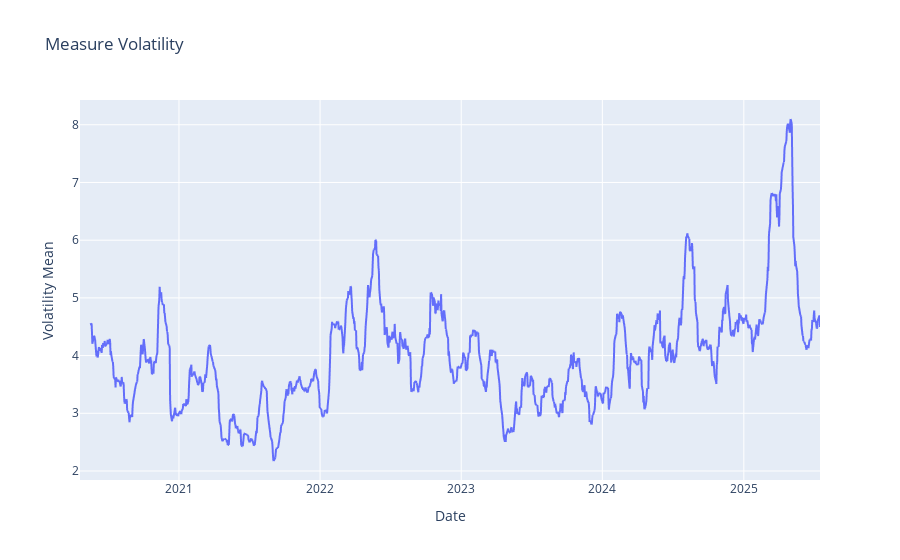

Notebook code cell kept with this figure:
### Markdown cell above
### The Mean Volatility

### Code cell
fig = px.line(df_stock, x="date", y="volatility_mean", title="Measure Volatility", 
              labels={"date": "Date", "volatility_mean": "Volatility Mean"})
fig.show()

### Figure 1 — Plotly figure (JSON) as saved in the notebook; plotly's stock layout.template omitted (floating-point values rounded to 4 significant figures; data arrays with more than 128 entries replaced by an {"elided": "..."} marker saying what was removed)
{"data": [{"hovertemplate": "Date=%{x}<br>Volatility Mean=%{y}<extra></extra>", "legendgroup": "", "line": {"color": "#636efa", "dash": "solid"}, "marker": {"symbol": "circle"}, "mode": "lines", "name": "", "showlegend": false, "type": "scattergl", "x": {"elided": "1318 str values"}, "xaxis": "x", "y": {"elided": "1318 float values"}, "yaxis": "y"}], "layout": {"legend": {"tracegroupgap": 0}, "title": {"text": "Measure Volatility"}, "xaxis": {"anchor": "y", "domain": [0, 1], "title": {"text": "Date"}}, "yaxis": {"anchor": "x", "domain": [0, 1], "title": {"text": "Volatility Mean"}}}}
